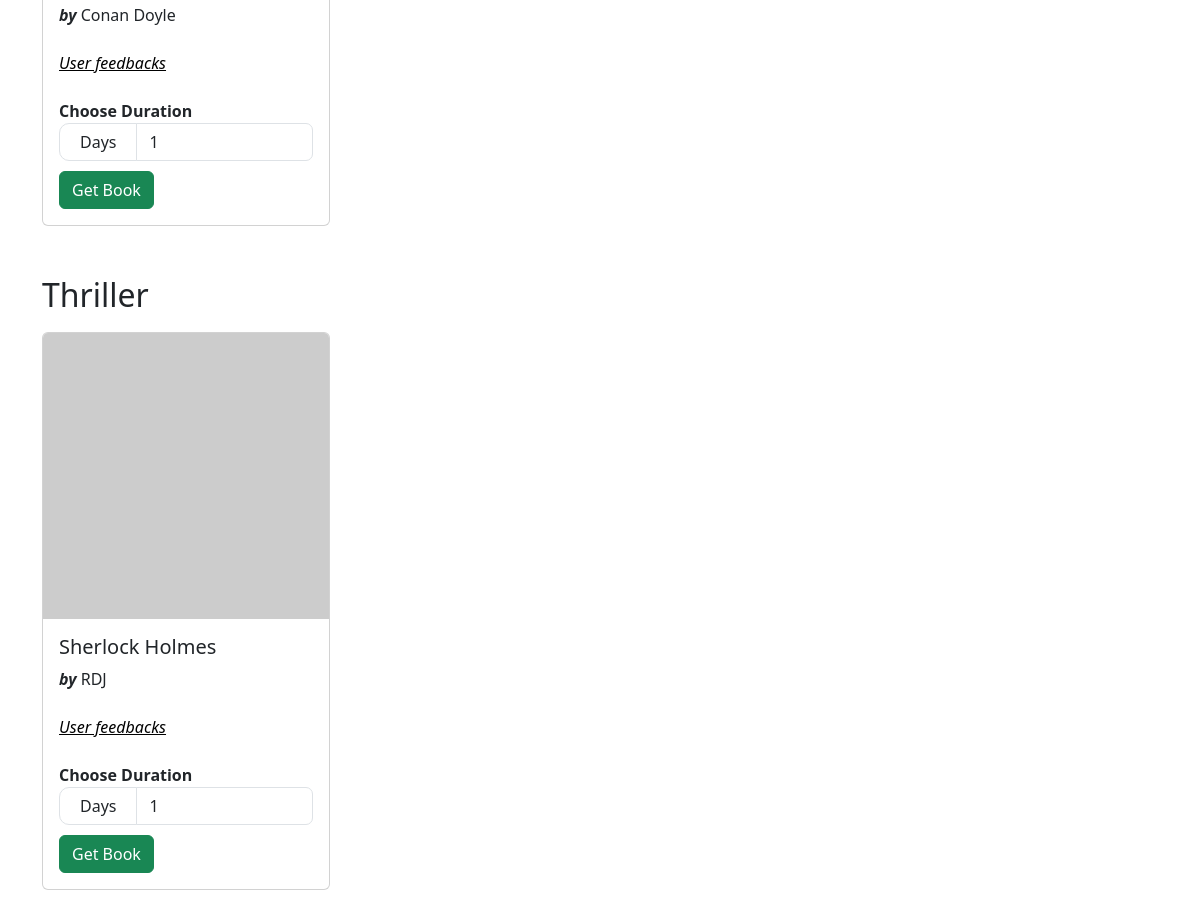
/ (signed in, lower part), run on an earlier commit of the app's database.
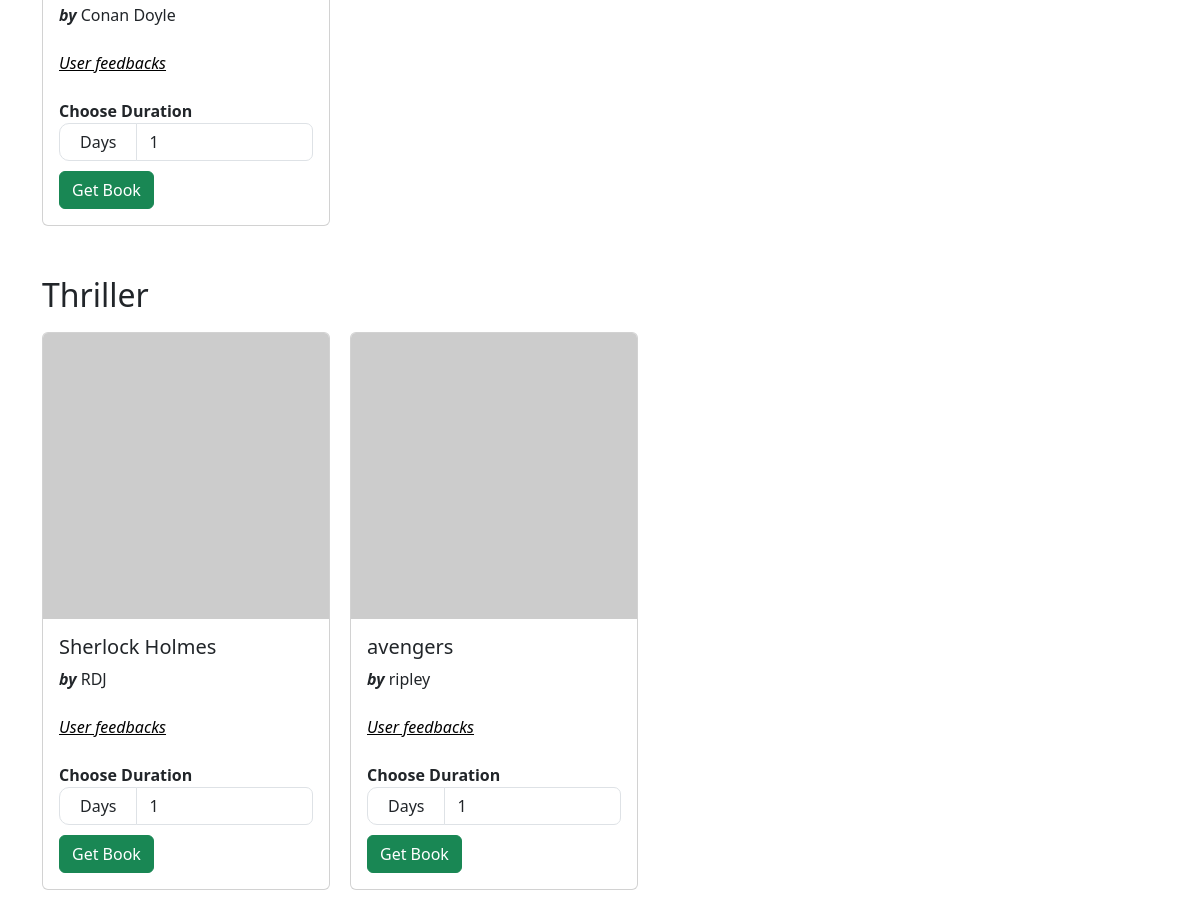
And on a later commit of the database.
### models.py (models this page shows)
class Books(db.Model):
    id = db.Column(db.Integer, primary_key=True)
    name = db.Column(db.String(64), nullable=False)
    content = db.Column(db.Text, nullable=False)
    author = db.Column(db.String(64), nullable=False)
    date_issued = db.Column(db.Date)  # null as it'll be filled during issuance
    return_date = db.Column(db.Date)  # null as it'll be filled during issuance
    section_id = db.Column(db.Integer, db.ForeignKey("section.id"), nullable=False)
    carts = db.relationship("Cart", backref="book", lazy=True)
    issued = db.relationship(
        "Issued", backref="books", lazy=True, cascade="all, delete-orphan"
    )

class Section(db.Model):
    id = db.Column(db.Integer, primary_key=True)
    name = db.Column(db.String(32), nullable=False, unique=True)
    books = db.relationship(
        "Books", backref="section", lazy=True, cascade="all, delete-orphan"
    )

### routes.py (the view)
@app.route("/")
@auth_required
def index():
    sections = Section.query.filter(Section.books.any()).all()
    parameter = request.args.get("parameter")
    query = request.args.get("query")
    parameters = {
        "section_name": "Section Name",
        "book_name": "Book Name",
        "author_name": "Author Name",
    }
    if parameter == "section_name":
        sections = Section.query.filter(Section.name.ilike(f"%{query}%")).all()
    elif parameter == "book_name":
        sections = [
            section
            for section in sections
            if any(query.lower() in book.name.lower() for book in section.books)
        ]
    elif parameter == "author_name":
        sections = [
            section
            for section in sections
            if any(query.lower() in book.author.lower() for book in section.books)
        ]
    return render_template(
        "index.html",
        sections=sections,
        parameters=parameters,
        query=query,
    )

### routes.py (called while the page is built)
def auth_required(func):
    @wraps(func)
    def inner(*args, **kwargs):
        if "user_id" in session:
            return func(*args, **kwargs)
        else:
            return redirect(url_for("login"))
    return inner

### templates/index.html (shortened to what this page needs)
{% extends "layout.html" %}
{% block content %}
{% if sections|length > 0 %}
<div class="sections-list">
    {% for section in sections %}
    <h2 style="margin-top: 20px;">{{section.name}}</h2>
    <div class="books" style="margin-bottom: 20px;">
        {% for book in section.books %}
        {% if not param or
        (param == 'book_name' and book_name.lower() in book.name.lower()) or
        (param == 'author_name'and author_name.lower() in book.author.lower()) %}
        <div class="card" style="width: 18rem; margin-left: 0; margin-right: 20px">
            <img src="https://picsum.photos/200/200" class="card-img-top" alt="{{book.name}}">
            <div class="card-body">
                <h5 class="card-title">{{book.name}}</h5>
                <div class="author">
                    <strong><i>by</i> </strong> {{book.author}}
                </div>
                <br>
                <div><a href="{{url_for('show_feedbacks_user', book_id=book.id)}}" style="color: black;"><i><u>User
                                feedbacks</u></i></a>
                </div>
                <br>
                <strong>Choose Duration</strong>
                <form action="{{url_for('add_to_cart', book_id=book.id, duration=duration)}}" class="form"
                    method="POST">
                    <div class="input-group">
                        <label for="duration" class="days">Days</label>
                        <input type="number" name="duration" id="duration" class="form-control" value="1" min="1"
                            style="border-radius: 0px 7px 7px 0px;">
                    </div>
                    <input type="submit" value="Get Book" class="btn btn-success" style="margin-top: 10px;">
                </form>
            </div>
        </div>
        {% endif %}
        {% endfor %}
    </div>
    {% endfor%}
</div>
{% else %}
<h1 class="display-1">No Books in Store Currently</h1>
<hr>
{% endif %}
{% endblock %}

### templates/layout.html (shortened to what this page needs)
<!DOCTYPE html>
<html lang="en">
<head>
    <link href="https://cdn.jsdelivr.net/npm/bootstrap@5.3.3/dist/css/bootstrap.min.css" rel="stylesheet"
 />
    <link rel="stylesheet" href="https://cdnjs.cloudflare.com/ajax/libs/font-awesome/6.5.1/css/all.min.css"
 />
</head>
<body>
    <div class="container">
        {% block content %} {% endblock %}
    </div>
</body>
</html>

### templates/index.html (style rules this page uses)
.sections-list { display: flex; flex-direction: column; justify-content: left; }
.books { padding: 0; display: flex; flex-wrap: wrap; justify-content: left; }
.card { margin: 10px; }
.days { padding-top: 6px; padding-left: 20px; padding-right: 20px; border-style: solid; border-width: 1px; border-radius: 10px; border-color: #dee2e6; }

What changed in the data, as far as the page shows it:
added Books: name "avengers", author "ripley", shown under Section "Thriller"
